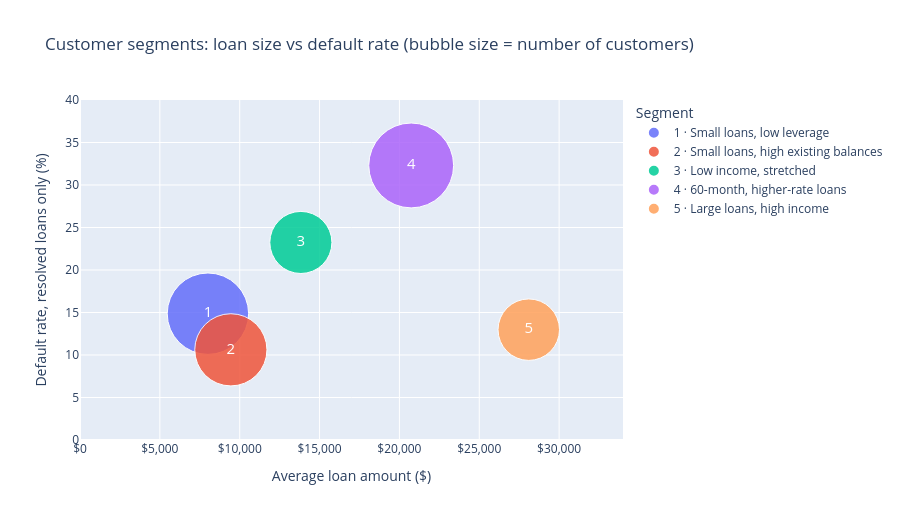

The cell this chart's notebook holds for it:
### Code cell
# Task 4, step 5: bubble chart of the five customer segments.
# X = average loan amount, Y = default rate on resolved loans, bubble area = number of customers.
# Input: profile from the previous cell (one row per segment).

import plotly.express as px                                     # Plotly Express: high-level library for interactive charts

names = {                                                       # segment number -> descriptive name (chosen from each segment's profile)
    1: "Small loans, low leverage",
    2: "Small loans, high existing balances",
    3: "Low income, stretched",
    4: "60-month, higher-rate loans",
    5: "Large loans, high income",
}
plot_df = profile.reset_index()                                 # turn the 'segment' index into a normal column
# legend text such as "4 · 60-month, higher-rate loans" (number + name)
plot_df["label"] = plot_df["segment"].astype(str) + " · " + plot_df["segment"].map(names)

fig = px.scatter(                                               # one bubble per segment (5 bubbles)
    plot_df,                                                    # the segment profile table from the previous cell
    x="avg_loan_amount",                                        # X axis: average loan amount
    y="default_rate_resolved_pct",                              # Y axis: default rate on resolved loans (%)
    size="customers",                                           # bubble area = number of customers in the segment
    color="label",                                              # one colour per segment (also builds the legend)
    text="segment",                                             # segment number printed inside each bubble
    size_max=60,                                                # largest bubble is 60 pixels wide
    hover_name="label",                                         # bold title of the hover box
    hover_data={                                                # extra fields in the hover box, with number formats
        # formats: ':,' = thousands separator, ':.1f' / ':.2f' = 1 / 2 decimals
        "customers": ":,", "share_pct": ":.1f", "avg_int_rate_pct": ":.2f", "pct_60_month": ":.1f",
        # ':,.0f' = thousands separator, no decimals
        "median_annual_inc": ":,.0f", "late_rate_active_pct": ":.2f", "default_rate_resolved_pct": ":.1f",
        # False = hide (already visible on the axis, legend or inside the bubble)
        "avg_loan_amount": False, "label": False, "segment": False,
    },
    # friendly names shown in the hover box instead of column names
    labels={"customers": "Customers", "share_pct": "Share of customers (%)", "avg_int_rate_pct": "Avg interest rate (%)",
            "pct_60_month": "60-month loans (%)", "median_annual_inc": "Median income ($)",
            "late_rate_active_pct": "Late rate, active loans (%)", "default_rate_resolved_pct": "Default rate, resolved (%)",
            "label": "Segment"},
    # chart title
    title="Customer segments: loan size vs default rate (bubble size = number of customers)",
)
# bubble styling: number centred in white 15 pt text; slightly see-through bubbles with a thin white outline
fig.update_traces(textposition="middle center", textfont=dict(color="white", size=15),
                  marker=dict(opacity=0.85, line=dict(width=1, color="white")))
# X axis: title, $ prefix and thousands separators on ticks, fixed range 0 to 34,000
fig.update_xaxes(title="Average loan amount ($)", tickprefix="$", tickformat=",", range=[0, 34000])
# Y axis: title and fixed range 0 to 40 (%)
fig.update_yaxes(title="Default rate, resolved loans only (%)", range=[0, 40])
fig.update_layout(legend_title_text="Segment", height=520)      # legend heading; chart 520 px tall
fig

### Figure 1 — Plotly figure (JSON) as saved in the notebook; plotly's stock layout.template omitted (floating-point values rounded to 4 significant figures)
{"data": [{"customdata": [[67155, 24.84, 12.03, 0.83, 60000, 2.68, "1 · Small loans, low leverage", 1]], "hovertemplate": "<b>%{hovertext}</b><br><br>Default rate, resolved (%)=%{y:.1f}<br>Customers=%{customdata[0]:,}<br>Share of customers (%)=%{customdata[1]:.1f}<br>Avg interest rate (%)=%{customdata[2]:.2f}<br>60-month loans (%)=%{customdata[3]:.1f}<br>Median income ($)=%{customdata[4]:,.0f}<br>Late rate, active loans (%)=%{customdata[5]:.2f}<extra></extra>", "hovertext": ["1 · Small loans, low leverage"], "legendgroup": "1 · Small loans, low leverage", "marker": {"color": "#636efa", "size": [67155], "sizemode": "area", "sizeref": 20.27, "symbol": "circle", "line": {"color": "white", "width": 1}, "opacity": 0.85}, "mode": "markers+text", "name": "1 · Small loans, low leverage", "orientation": "v", "showlegend": true, "text": [1], "x": [8010.0], "xaxis": "x", "y": [14.86], "yaxis": "y", "type": "scatter", "textfont": {"color": "white", "size": 15}, "textposition": "middle center"}, {"customdata": [[52812, 19.54, 11.12, 1.68, 70000, 2.48, "2 · Small loans, high existing balances", 2]], "hovertemplate": "<b>%{hovertext}</b><br><br>Default rate, resolved (%)=%{y:.1f}<br>Customers=%{customdata[0]:,}<br>Share of customers (%)=%{customdata[1]:.1f}<br>Avg interest rate (%)=%{customdata[2]:.2f}<br>60-month loans (%)=%{customdata[3]:.1f}<br>Median income ($)=%{customdata[4]:,.0f}<br>Late rate, active loans (%)=%{customdata[5]:.2f}<extra></extra>", "hovertext": ["2 · Small loans, high existing balances"], "legendgroup": "2 · Small loans, high existing balances", "marker": {"color": "#EF553B", "size": [52812], "sizemode": "area", "sizeref": 20.27, "symbol": "circle", "line": {"color": "white", "width": 1}, "opacity": 0.85}, "mode": "markers+text", "name": "2 · Small loans, high existing balances", "orientation": "v", "showlegend": true, "text": [2], "x": [9446.0], "xaxis": "x", "y": [10.61], "yaxis": "y", "type": "scatter", "textfont": {"color": "white", "size": 15}, "textposition": "middle center"}, {"customdata": [[39091, 14.46, 14.14, 3.61, 37906, 4.02, "3 · Low income, stretched", 3]], "hovertemplate": "<b>%{hovertext}</b><br><br>Default rate, resolved (%)=%{y:.1f}<br>Customers=%{customdata[0]:,}<br>Share of customers (%)=%{customdata[1]:.1f}<br>Avg interest rate (%)=%{customdata[2]:.2f}<br>60-month loans (%)=%{customdata[3]:.1f}<br>Median income ($)=%{customdata[4]:,.0f}<br>Late rate, active loans (%)=%{customdata[5]:.2f}<extra></extra>", "hovertext": ["3 · Low income, stretched"], "legendgroup": "3 · Low income, stretched", "marker": {"color": "#00cc96", "size": [39091], "sizemode": "area", "sizeref": 20.27, "symbol": "circle", "line": {"color": "white", "width": 1}, "opacity": 0.85}, "mode": "markers+text", "name": "3 · Low income, stretched", "orientation": "v", "showlegend": true, "text": [3], "x": [13830.0], "xaxis": "x", "y": [23.24], "yaxis": "y", "type": "scatter", "textfont": {"color": "white", "size": 15}, "textposition": "middle center"}, {"customdata": [[72961, 26.99, 16.15, 99.57, 70100, 3.87, "4 · 60-month, higher-rate loans", 4]], "hovertemplate": "<b>%{hovertext}</b><br><br>Default rate, resolved (%)=%{y:.1f}<br>Customers=%{customdata[0]:,}<br>Share of customers (%)=%{customdata[1]:.1f}<br>Avg interest rate (%)=%{customdata[2]:.2f}<br>60-month loans (%)=%{customdata[3]:.1f}<br>Median income ($)=%{customdata[4]:,.0f}<br>Late rate, active loans (%)=%{customdata[5]:.2f}<extra></extra>", "hovertext": ["4 · 60-month, higher-rate loans"], "legendgroup": "4 · 60-month, higher-rate loans", "marker": {"color": "#ab63fa", "size": [72961], "sizemode": "area", "sizeref": 20.27, "symbol": "circle", "line": {"color": "white", "width": 1}, "opacity": 0.85}, "mode": "markers+text", "name": "4 · 60-month, higher-rate loans", "orientation": "v", "showlegend": true, "text": [4], "x": [20740.0], "xaxis": "x", "y": [32.3], "yaxis": "y", "type": "scatter", "textfont": {"color": "white", "size": 15}, "textposition": "middle center"}, {"customdata": [[38280, 14.16, 10.69, 13.13, 120000, 2.76, "5 · Large loans, high income", 5]], "hovertemplate": "<b>%{hovertext}</b><br><br>Default rate, resolved (%)=%{y:.1f}<br>Customers=%{customdata[0]:,}<br>Share of customers (%)=%{customdata[1]:.1f}<br>Avg interest rate (%)=%{customdata[2]:.2f}<br>60-month loans (%)=%{customdata[3]:.1f}<br>Median income ($)=%{customdata[4]:,.0f}<br>Late rate, active loans (%)=%{customdata[5]:.2f}<extra></extra>", "hovertext": ["5 · Large loans, high income"], "legendgroup": "5 · Large loans, high income", "marker": {"color": "#FFA15A", "size": [38280], "sizemode": "area", "sizeref": 20.27, "symbol": "circle", "line": {"color": "white", "width": 1}, "opacity": 0.85}, "mode": "markers+text", "name": "5 · Large loans, high income", "orientation": "v", "showlegend": true, "text": [5], "x": [28100.0], "xaxis": "x", "y": [12.98], "yaxis": "y", "type": "scatter", "textfont": {"color": "white", "size": 15}, "textposition": "middle center"}], "layout": {"xaxis": {"anchor": "y", "domain": [0, 1], "title": {"text": "Average loan amount ($)"}, "tickprefix": "$", "tickformat": ",", "range": [0, 34000]}, "yaxis": {"anchor": "x", "domain": [0, 1], "title": {"text": "Default rate, resolved loans only (%)"}, "range": [0, 40]}, "legend": {"title": {"text": "Segment"}, "tracegroupgap": 0, "itemsizing": "constant"}, "title": {"text": "Customer segments: loan size vs default rate (bubble size = number of customers)"}, "height": 520}}
